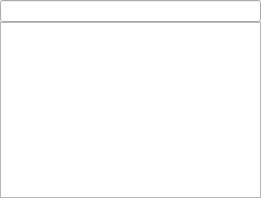
<?xml version="1.0" encoding="UTF-8"?>
<ui version="4.0">
 <class>ItemView</class>
 <widget class="QWidget" name="ItemView">
  <property name="geometry">
   <rect>
    <x>0</x>
    <y>0</y>
    <width>261</width>
    <height>198</height>
   </rect>
  </property>
  <layout class="QVBoxLayout" name="verticalLayout_2">
   <property name="margin">
    <number>0</number>
   </property>
   <property name="spacing">
    <number>0</number>
   </property>
   <item>
    <widget class="SearchWidget" name="searchWidget"/>
   </item>
   <item>
    <widget class="QStackedWidget" name="stackedWidget">
     <property name="currentIndex">
      <number>0</number>
     </property>
     <widget class="QWidget" name="page">
      <layout class="QVBoxLayout" name="treeLayout">
       <property name="margin">
        <number>0</number>
       </property>
       <item>
        <widget class="TreeView" name="treeView"/>
       </item>
      </layout>
     </widget>
     <widget class="QWidget" name="page_2">
      <layout class="QVBoxLayout" name="gridLayout">
       <property name="margin">
        <number>0</number>
       </property>
       <property name="spacing">
        <number>0</number>
       </property>
       <item>
        <widget class="QToolButton" name="backButton"/>
       </item>
       <item>
        <widget class="ListView" name="listView"/>
       </item>
      </layout>
     </widget>
    </widget>
   </item>
  </layout>
 </widget>
 <customwidgets>
  <customwidget>
   <class>PaddedSqueezedTextLabel</class>
   <extends>QLabel</extends>
   <header>squeezedtextlabel.h</header>
  </customwidget>
  <customwidget>
   <class>SearchWidget</class>
   <extends>QLineEdit</extends>
   <header>searchwidget.h</header>
  </customwidget>
  <customwidget>
   <class>TreeView</class>
   <extends>QTreeView</extends>
   <header>treeview.h</header>
  </customwidget>
  <customwidget>
   <class>ListView</class>
   <extends>QListView</extends>
   <header>listview.h</header>
  </customwidget>
 </customwidgets>
 <resources/>
 <connections/>
</ui>
